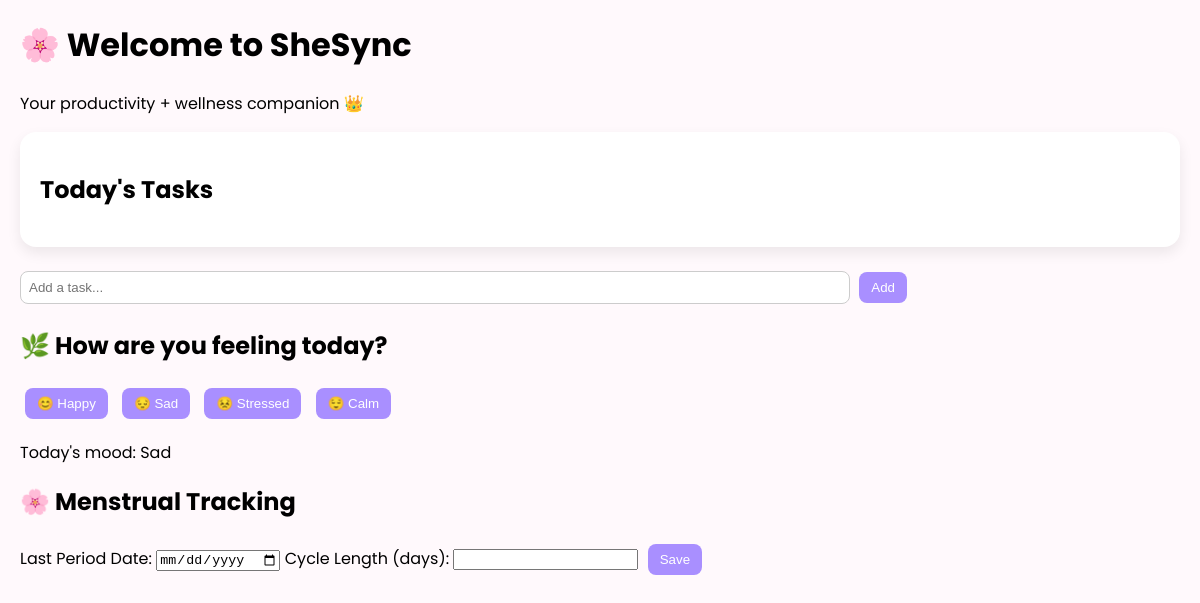
Before: / with the older database file.
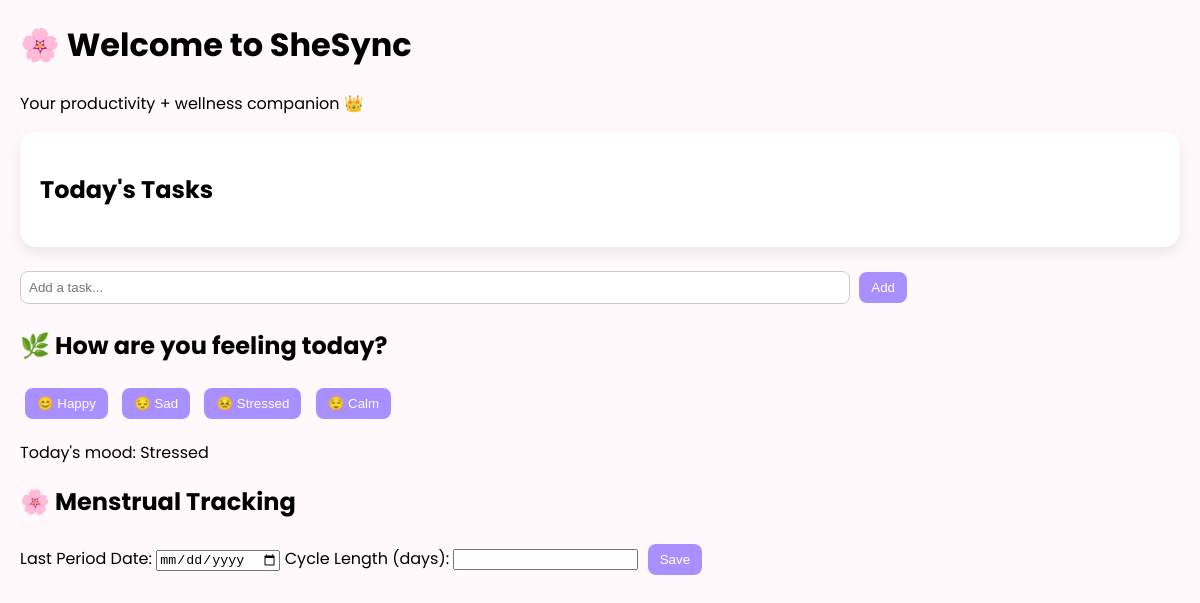
After: the same page with the newer database file.
### tables this page shows
CREATE TABLE moods (
    id INTEGER PRIMARY KEY AUTOINCREMENT,
    mood TEXT,
    date TEXT
);

### app.py (the view, shortened to what this page needs)
@app.route("/")
def index():
    conn = get_db_connection()
    today = str(datetime.today().date())
    tasks = conn.execute(
        "SELECT * FROM tasks WHERE date = ?",
        (today,)
    ).fetchall()
    mood = conn.execute(
        "SELECT * FROM moods WHERE date = ?",
        (today,)
    ).fetchone()
    cycle_info = conn.execute(
        "SELECT * FROM cycle ORDER BY id DESC LIMIT 1"
    ).fetchone()
    cycle_phase = None
    conn.close()
    return render_template(
        "index.html",
        tasks=tasks,
        mood=mood,
        cycle_phase=cycle_phase
    )

### app.py (called while the page is built)
def get_db_connection():
    conn = sqlite3.connect("database.db")
    conn.row_factory = sqlite3.Row
    return conn

### templates/index.html (shortened to what this page needs)
<!DOCTYPE html>
<html>
<head>
    <link rel="stylesheet" href="{{ url_for('static', filename='style.css') }}">
</head>
<body>
    <h1>🌸 Welcome to SheSync</h1>
    <p>Your productivity + wellness companion 👑</p>
<div class="card">
<h2>Today's Tasks</h2>
</div>
    <form action="/add_task" method="POST">
        <input type="text" name="task" placeholder="Add a task..." required>
        <button type="submit">Add</button>
    </form>
    <h2>🌿 How are you feeling today?</h2>
    <form action="/save_mood" method="POST">
        <button name="mood" value="Happy">😊 Happy</button>
        <button name="mood" value="Sad">😔 Sad</button>
        <button name="mood" value="Stressed">😣 Stressed</button>
        <button name="mood" value="Calm">😌 Calm</button>
    </form>
    {% if mood %}
        <p>Today's mood: {{ mood.mood }}</p>
    {% endif %}
    <h2>🌸 Menstrual Tracking</h2>
    <form action="/save_cycle" method="POST">
        <label>Last Period Date:</label>
        <input type="date" name="last_period" required>
        <label>Cycle Length (days):</label>
        <input type="number" name="cycle_length" required>
        <button type="submit">Save</button>
    </form>
</body>
</html>

### static/style.css (style rules this page uses)
body { font-family: 'Poppins', sans-serif; background-color: #fff9fc; margin: 20px; }
.card { background: white; padding: 20px; border-radius: 16px; margin-bottom: 20px; box-shadow: 0 6px 14px rgba(0, 0, 0, 0.08); transition: transform 0.2s ease; }
input[type="text"] { padding: 8px; width: 70%; border-radius: 8px; border: 1px solid #ccc; }
button { padding: 8px 12px; margin: 5px; border: none; border-radius: 8px; background-color: #a98fff; color: white; cursor: pointer; transition: background 0.2s ease; }

Changed rows visible on the page:
removed moods: mood "Sad"
added moods: mood "Stressed"
